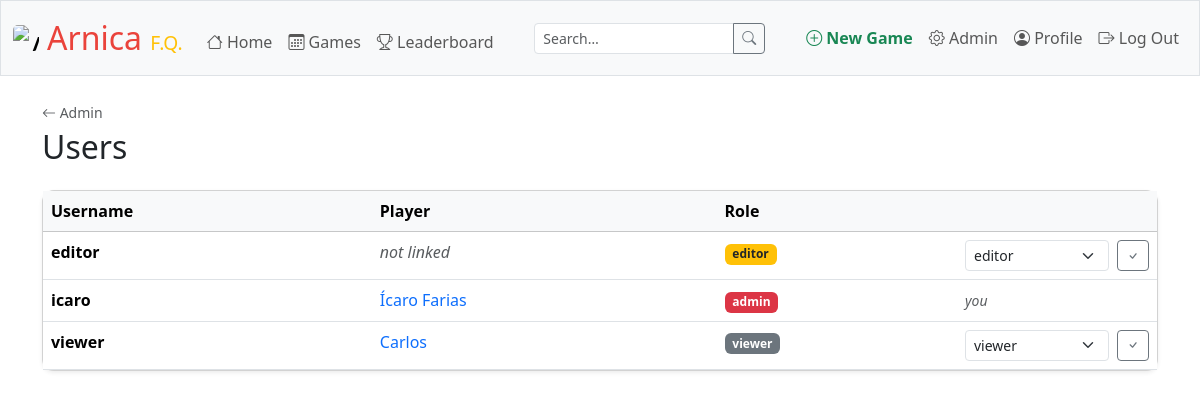
Page /admin/users (signed in) on the committed database.
### tables this page shows
CREATE TABLE "users" (
    id         INTEGER PRIMARY KEY AUTOINCREMENT NOT NULL,
    username   TEXT    NOT NULL UNIQUE,
    email      TEXT    UNIQUE,
    hash       TEXT    NOT NULL,
    role       TEXT    NOT NULL DEFAULT 'viewer'
                       CHECK(role IN ('admin', 'editor', 'viewer')),
    person_id  INTEGER UNIQUE,
    created_at TEXT    NOT NULL DEFAULT (datetime('now')),
    updated_at TEXT    NOT NULL DEFAULT (datetime('now')),
    FOREIGN KEY(person_id) REFERENCES people(id) ON DELETE SET NULL
);

CREATE TABLE people (
    id           INTEGER PRIMARY KEY AUTOINCREMENT NOT NULL,
    name         TEXT NOT NULL,
    nickname     TEXT,
    phone_number TEXT UNIQUE,
    created_at   TEXT NOT NULL DEFAULT (datetime('now'))
, updated_at TEXT NOT NULL DEFAULT (datetime('now')), is_in_group_chat INTEGER NOT NULL DEFAULT 0, is_guest         INTEGER NOT NULL DEFAULT 0, guest_of         INTEGER REFERENCES people(id) ON DELETE SET NULL);

### app.py (the view)
@app.route("/admin/users")
@login_required
@role_required("admin")
def admin_users():
    users = db.execute("""
        SELECT u.*, p.name AS player_name
        FROM users u
        LEFT JOIN people p ON p.id = u.person_id
        ORDER BY u.username
    """)
    return render_template("admin/users.html", users=users)

### app.py (called while the page is built)
@app.after_request
def after_request(response):
    response.headers["Cache-Control"] = "no-cache, no-store, must-revalidate"
    response.headers["Expires"] = 0
    response.headers["Pragma"] = "no-cache"
    return response

### helpers.py (called while the page is built)
def login_required(f):
    @wraps(f)
    def decorated_function(*args, **kwargs):
        if session.get("user_id") is None:
            return redirect("/login")
        return f(*args, **kwargs)
    return decorated_function

def role_required(*roles):
    def decorator(f):
        @wraps(f)
        def decorated_function(*args, **kwargs):
            if session.get("role") not in roles:
                return apology("Access denied", 403)
            return f(*args, **kwargs)
        return decorated_function
    return decorator

### templates/admin/users.html (shortened to what this page needs)
{% extends "layout.html" %}
{% block main %}
<div class="d-flex justify-content-between align-items-center mb-4">
    <div>
        <a href="/admin" class="text-muted small text-decoration-none"><i class="bi bi-arrow-left"></i> Admin</a>
        <h2 class="mb-0 mt-1">Users</h2>
    </div>
</div>
<div class="card shadow-sm">
    <div class="table-responsive">
        <table class="table table-hover mb-0">
            <thead class="table-light">
                <tr>
                    <th>Username</th>
                    <th>Player</th>
                    <th>Role</th>
                    <th style="width:200px"></th>
                </tr>
            </thead>
            <tbody>
                {% for user in users %}
                    <tr>
                        <td class="fw-semibold">{{ user.username }}</td>
                        <td class="text-muted">
                            {% if user.player_name %}
                                <a href="/player/{{ user.person_id }}" class="text-decoration-none">
                                    {{ user.player_name }}
                                </a>
                            {% else %}
                                <span class="text-muted fst-italic">not linked</span>
                            {% endif %}
                        </td>
                        <td>
                            <span class="badge
                                {% if user.role == 'admin' %}bg-danger
                                {% elif user.role == 'editor' %}bg-warning text-dark
                                {% else %}bg-secondary{% endif %}">
                                {{ user.role }}
                            </span>
                        </td>
                        <td>
                            {% if user.id != session["user_id"] %}
                                <form action="/admin/users/{{ user.id }}/role" method="post"
                                      class="d-flex gap-2">
                                    <select class="form-select form-select-sm" name="role">
                                        <option value="viewer"  {% if user.role == 'viewer'  %}selected{% endif %}>viewer</option>
                                        <option value="editor"  {% if user.role == 'editor'  %}selected{% endif %}>editor</option>
                                    </select>
                                    <button class="btn btn-sm btn-outline-secondary flex-shrink-0" type="submit">
                                        <i class="bi bi-check"></i>
                                    </button>
                                </form>
                            {% else %}
                                <span class="text-muted small fst-italic">you</span>
                            {% endif %}
                        </td>
                    </tr>
                {% endfor %}
            </tbody>
        </table>
    </div>
</div>
{% endblock %}

### static/styles.css (style rules this page uses)
.card { border-radius: 0.75rem; }

### rows in the picture
users: username "editor", shows "not linked", role "editor"
users: username "icaro", player_name "Ícaro Farias", role "admin", shows "you"
users: username "viewer", player_name "Carlos", role "viewer"
